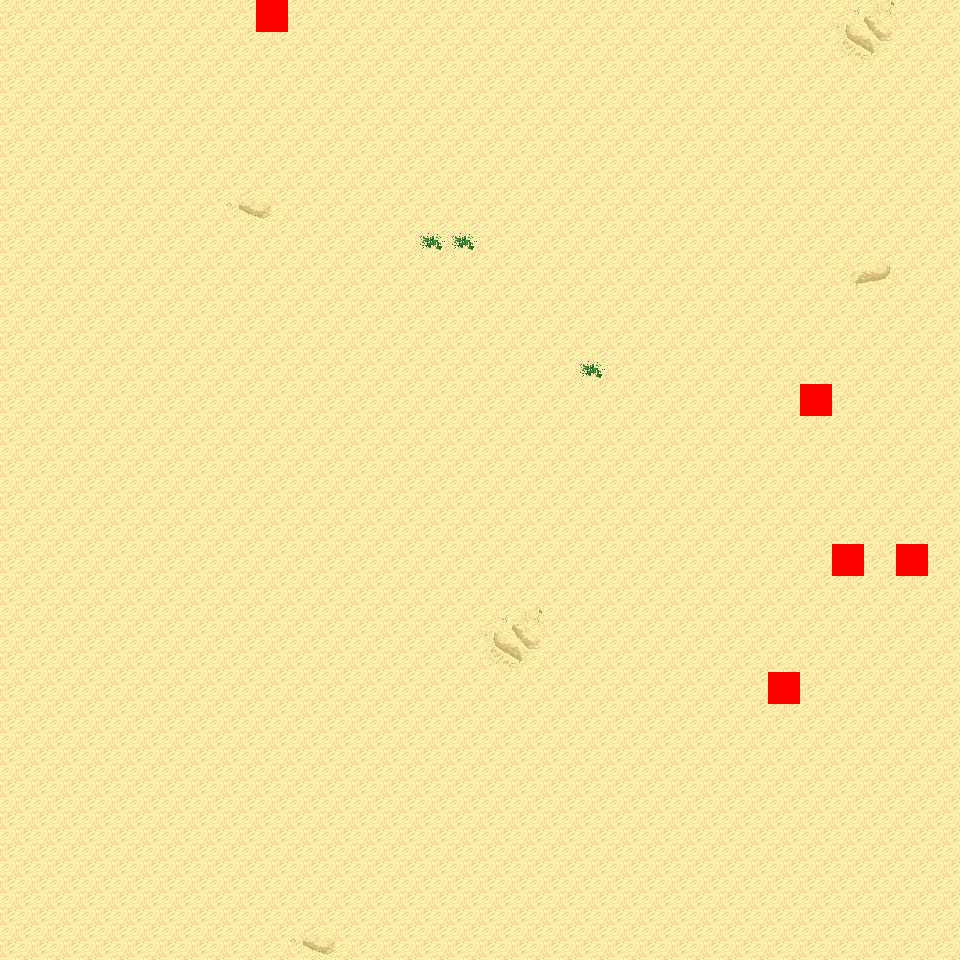

A level layout from a 2D game, rendered from its tile map. Below: a short description, then the map file with tile-grid data replaced by summaries:
An orthogonal 30x30 tile map with 32x32 px tiles, 6 tile layers (Ground, Object, Object2, Above, ...), 11 tilesets and 4 objects (4x mapExit).

<map version="1.0" orientation="orthogonal" renderorder="right-down" width="30" height="30" tilewidth="32" tileheight="32" nextobjectid="5">
  <tileset firstgid="1" name="tileset_logic_collision" tilewidth="32" tileheight="32" tilecount="1" columns="1">
    <image source="../drawable/tileset_logic_collision.png" width="32" height="32" />
  </tileset>
  <tileset firstgid="2" name="tileset_ground_ground" tilewidth="32" tileheight="32" tilecount="33" columns="3">
    <image source="../drawable/tileset_ground_ground.png" width="96" height="352" />
  </tileset>
  <tileset firstgid="35" name="tileset_ground_ridge_earth_pale" tilewidth="32" tileheight="32" tilecount="96" columns="12">
    <image source="../drawable/tileset_ground_ridge_earth_pale.png" width="384" height="256" />
  </tileset>
  <tileset firstgid="131" name="tileset_ground_ridge_earth_dark" tilewidth="32" tileheight="32" tilecount="96" columns="12">
    <image source="../drawable/tileset_ground_ridge_earth_dark.png" width="384" height="256" />
  </tileset>
  <tileset firstgid="227" name="tileset_terrain_desert" tilewidth="32" tileheight="32" tilecount="88" columns="8">
    <image source="../drawable/tileset_terrain_desert.png" width="256" height="352" />
  </tileset>
  <tileset firstgid="315" name="tileset_ground_sand_2" tilewidth="32" tileheight="32" tilecount="15" columns="5">
    <image source="../drawable/tileset_ground_sand_2.png" width="160" height="96" />
  </tileset>
  <tileset firstgid="330" name="tileset_plant_cactus_2" tilewidth="32" tileheight="32" tilecount="10" columns="5">
    <image source="../drawable/tileset_plant_cactus_2.png" width="160" height="64" />
  </tileset>
  <tileset firstgid="340" name="tileset_plant_cactus" tilewidth="32" tileheight="32" tilecount="2" columns="1">
    <image source="../drawable/tileset_plant_cactus.png" width="32" height="64" />
  </tileset>
  <tileset firstgid="342" name="tileset_plant_tree_evergreen" tilewidth="32" tileheight="32" tilecount="36" columns="3">
    <image source="../drawable/tileset_plant_tree_evergreen.png" width="96" height="384" />
  </tileset>
  <tileset firstgid="378" name="tileset_ground_rock_pebbles" tilewidth="32" tileheight="32" tilecount="3" columns="1">
    <image source="../drawable/tileset_ground_rock_pebbles.png" width="32" height="96" />
  </tileset>
  <tileset firstgid="381" name="tileset_plant_star_shaped_plants" tilewidth="32" tileheight="32" tilecount="6" columns="2">
    <image source="../drawable/tileset_plant_star_shaped_plants.png" width="64" height="96" />
  </tileset>
  <layer name="Ground" width="30" height="30">
    <data>[900 cells, 900 non-empty, 10 distinct tile ids]</data>
  </layer>
  <layer name="Object" width="30" height="30">
    <data>[900 cells, 5 non-empty, 2 distinct tile ids]</data>
  </layer>
  <layer name="Object2" width="30" height="30">
    <data>[900 cells, 0 non-empty, 0 distinct tile ids]</data>
  </layer>
  <layer name="Above" width="30" height="30">
    <data>[900 cells, 0 non-empty, 0 distinct tile ids]</data>
  </layer>
  <layer name="Above2" width="30" height="30">
    <data>[900 cells, 0 non-empty, 0 distinct tile ids]</data>
  </layer>
  <layer name="Walkable" width="30" height="30">
    <data>[900 cells, 5 non-empty, 1 distinct tile ids]</data>
  </layer>
  <objectgroup name="MapEvents">
    <object id="1" name="north" type="mapExit" x="0" y="0" width="256" height="32">
      <properties>
        <property name="map" value="level_0_x17_y95" />
        <property name="x" value="0" />
        <property name="y" value="28" />
      </properties>
    </object>
    <object id="2" name="north2" type="mapExit" x="288" y="0" width="672" height="32">
      <properties>
        <property name="map" value="level_0_x17_y95" />
        <property name="x" value="9" />
        <property name="y" value="28" />
      </properties>
    </object>
    <object id="3" name="south" type="mapExit" x="0" y="928" width="960" height="32">
      <properties>
        <property name="map" value="level_0_x17_y97" />
        <property name="x" value="0" />
        <property name="y" value="1" />
      </properties>
    </object>
    <object id="4" name="east" type="mapExit" x="928" y="0" width="32" height="960">
      <properties>
        <property name="map" value="level_0_x18_y96" />
        <property name="x" value="1" />
        <property name="y" value="0" />
      </properties>
    </object>
  </objectgroup>
</map>
